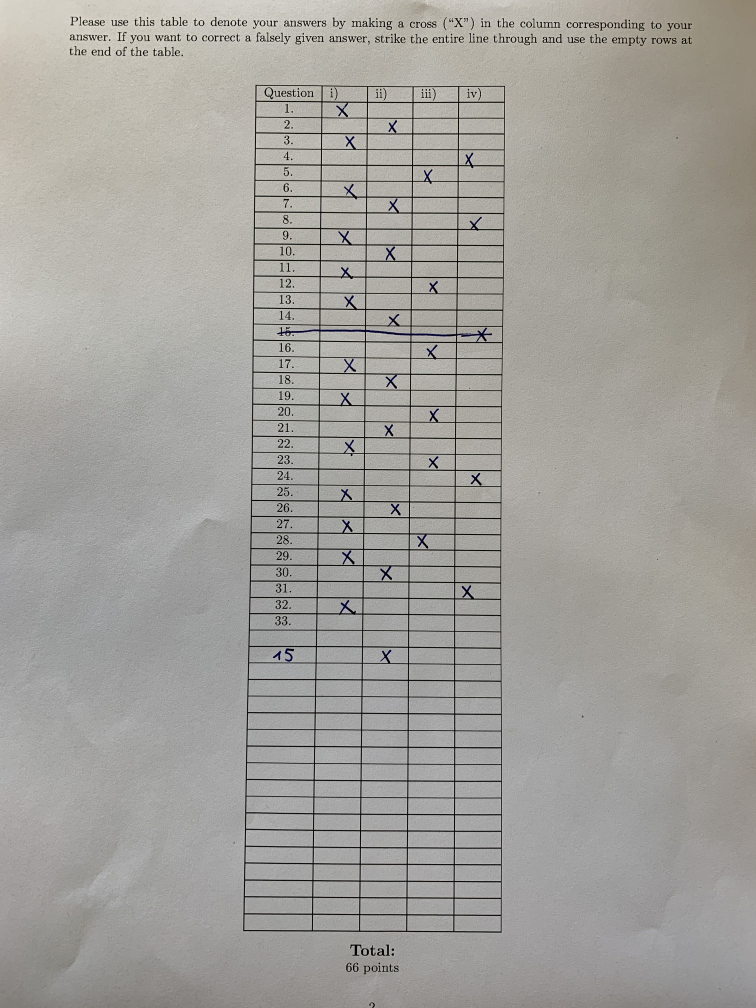
#> input picture test_images/IMG_0788.jpg, 3024 x 4032 px (shown at 1/4 size)
$ python SheetPreProcessing.py
#> lines starting #> are read from the running program, lines starting #| are printed output that depends on the picture; after the words box and inside, x2 and y2 are one past the last pixel; in counts of white or black regions, pixels touching at a corner belong together
#> further down, test is the input picture: shape (4032, 3024, 3); mean B, G, R 156, 160.7, 162.7
import cv2
import numpy as np
import copy

class SheetPreProcessing:

    def __init__(self):
        self.contours_horizon = None
        self.contours_vertical = None

    def find_sheet_contours(self, img):
        img_gray = cv2.cvtColor(img, cv2.COLOR_RGB2GRAY)
        ret, img_gray = cv2.threshold(img_gray, 100,  255, cv2.THRESH_BINARY_INV)
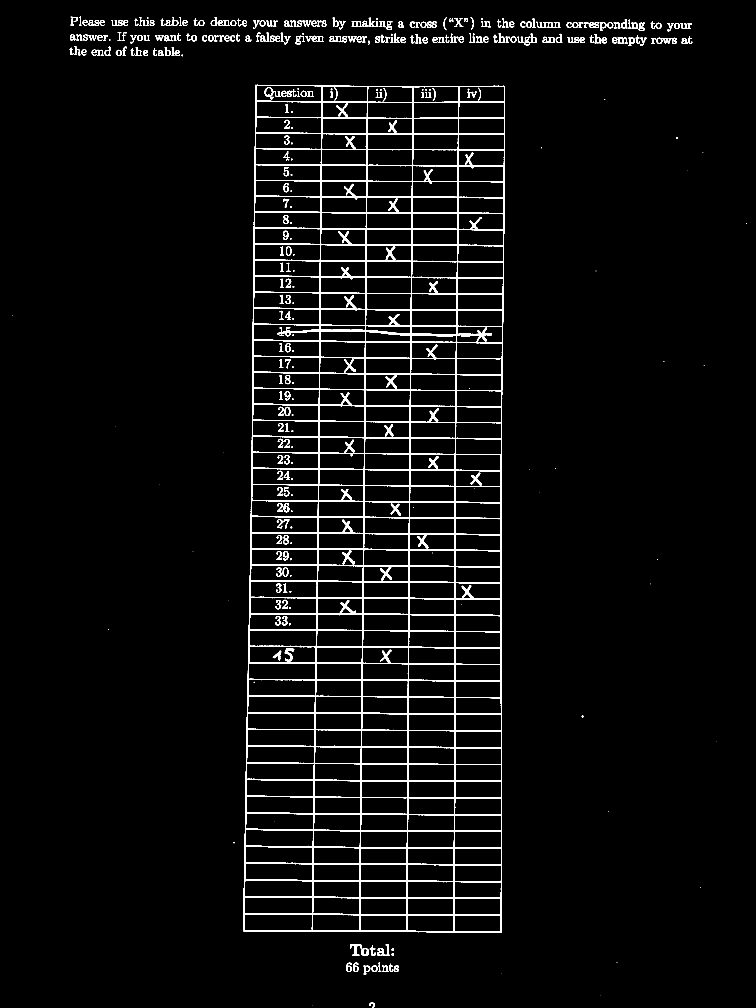
#> img_gray: shape (4032, 3024) (shown at 1/4 size); 3.2% white; 390 white regions (41 under 20 px), largest, box (x1, y1, x2, y2) and area: (973, 339, 2020, 3731) 321760, (1368, 2201, 1419, 2258) 910, (1543, 986, 1582, 1042) 835
        img_gray_horizon = img_gray.copy()
        img_gray_vertical = img_gray.copy()
        structsize = int(img_gray.shape[1]/30)
        hsize = (structsize, 1)
        vsize = (1, structsize)
        structure_horizon = cv2.getStructuringElement(cv2.MORPH_RECT, hsize)
        structure_vertical = cv2.getStructuringElement(cv2.MORPH_RECT, vsize)
        img_gray_horizon = cv2.erode(img_gray_horizon, structure_horizon, (-1, -1))
#> img_gray_horizon: shape (4032, 3024); 1.3% white; 61 white regions (6 under 20 px), largest, box (x1, y1, x2, y2) and area: (1023, 3721, 1958, 3730) 3777, (1025, 3585, 1958, 3595) 3746, (1024, 3654, 1957, 3663) 3713
        img_gray_horizon = cv2.dilate(img_gray_horizon, structure_horizon, (-1, -1))
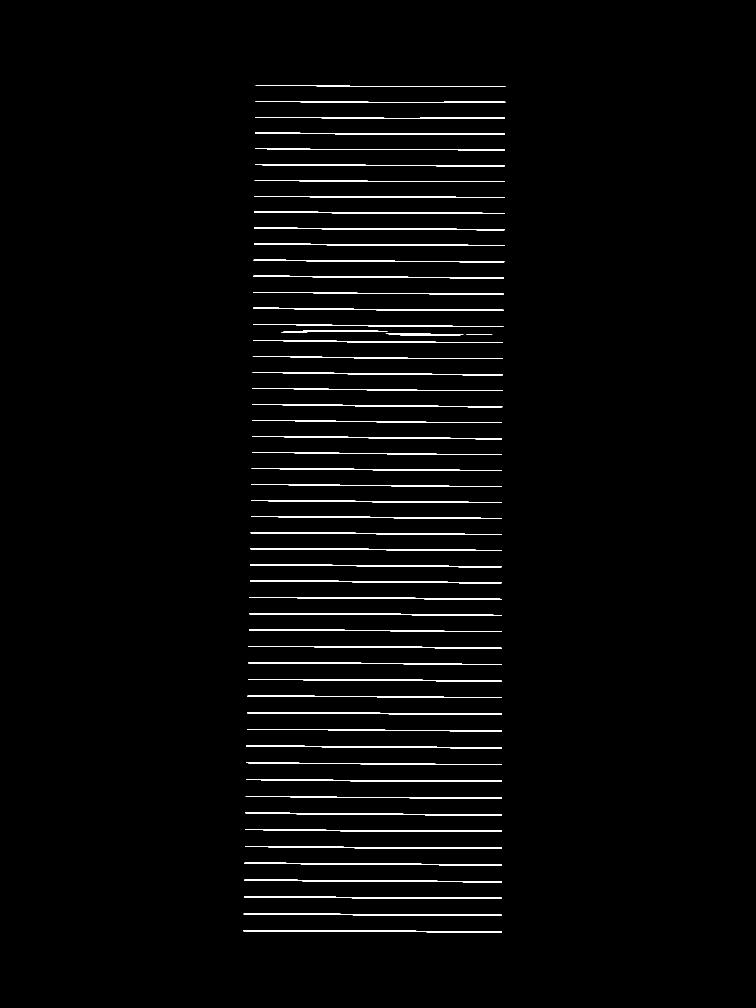
#> img_gray_horizon: shape (4032, 3024) (shown at 1/4 size); 1.7% white; 57 white regions, largest, box (x1, y1, x2, y2) and area: (976, 3585, 2008, 3595) 4736, (974, 3721, 2008, 3730) 4668, (980, 3384, 2008, 3395) 4661
        img_gray_vertical = cv2.erode(img_gray_vertical, structure_vertical, (-1, -1))
#> img_gray_vertical: shape (4032, 3024); 0.48% white; 6 white regions, box (x1, y1, x2, y2) and area: (1814, 394, 1836, 3680) 11418, (1625, 396, 1654, 3679) 10889, (1437, 394, 1472, 3678) 10275, (1248, 392, 1290, 3677) 9634, (974, 389, 1025, 3676) 8965, (2002, 394, 2019, 3682) 7826
        img_gray_vertical = cv2.dilate(img_gray_vertical, structure_vertical, (-1, -1))
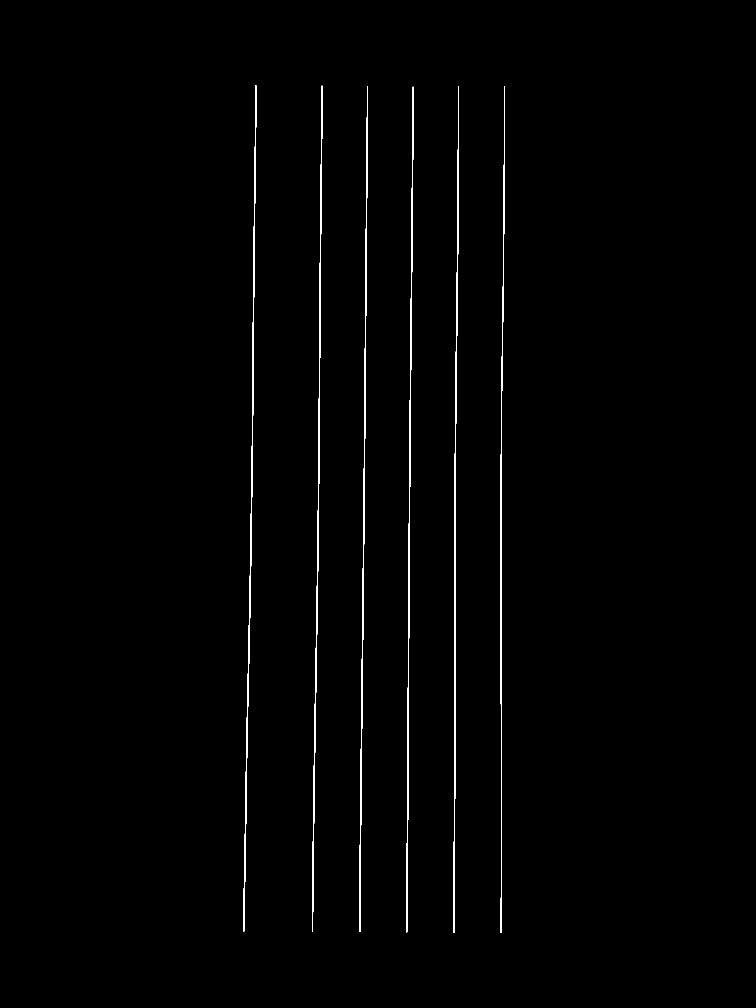
#> img_gray_vertical: shape (4032, 3024) (shown at 1/4 size); 0.65% white; 6 white regions
        self.contours_horizon, hierarchy = cv2.findContours(img_gray_horizon, cv2.RETR_CCOMP, cv2.CHAIN_APPROX_SIMPLE)
#> self.contours_horizon = 57 contours, 1 with area under 20; largest, box (x1, y1, x2, y2) and area: (976, 3585, 2008, 3595) 3702, (974, 3721, 2008, 3730) 3632, (980, 3384, 2008, 3395) 3630, (975, 3654, 2007, 3663) 3569, (986, 2982, 2008, 2993) 3562
        self.contours_vertical, hierarchy = cv2.findContours(img_gray_vertical, cv2.RETR_CCOMP, cv2.CHAIN_APPROX_SIMPLE)
#> self.contours_vertical = 6 contours; box (x1, y1, x2, y2) and area: (974, 340, 1025, 3726) 10627, (1248, 343, 1290, 3727) 10406, (1625, 347, 1654, 3729) 10376, (1437, 345, 1472, 3728) 10354, (1814, 345, 1836, 3730) 10208, (2002, 345, 2019, 3732) 6516


if __name__ == '__main__':

    test = cv2.imread('test_images/IMG_0788.jpg')
    parameter = SheetPreProcessing()
    parameter.find_sheet_contours(test)
    size = (test.shape[1], test.shape[0])
    output = np.zeros(size)
    cv2.drawContours(test, parameter.contours_horizon, -1, (0, 255, 255), 3)
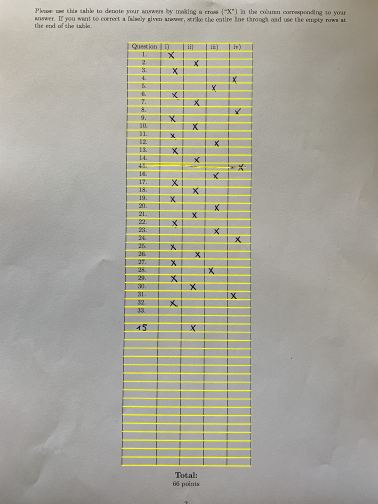
#> test: shape (4032, 3024, 3) (shown at 1/8 size); mean B, G, R 152.9, 166.6, 168.6
    cv2.drawContours(test, parameter.contours_vertical, -1, (0, 255, 255), 3)
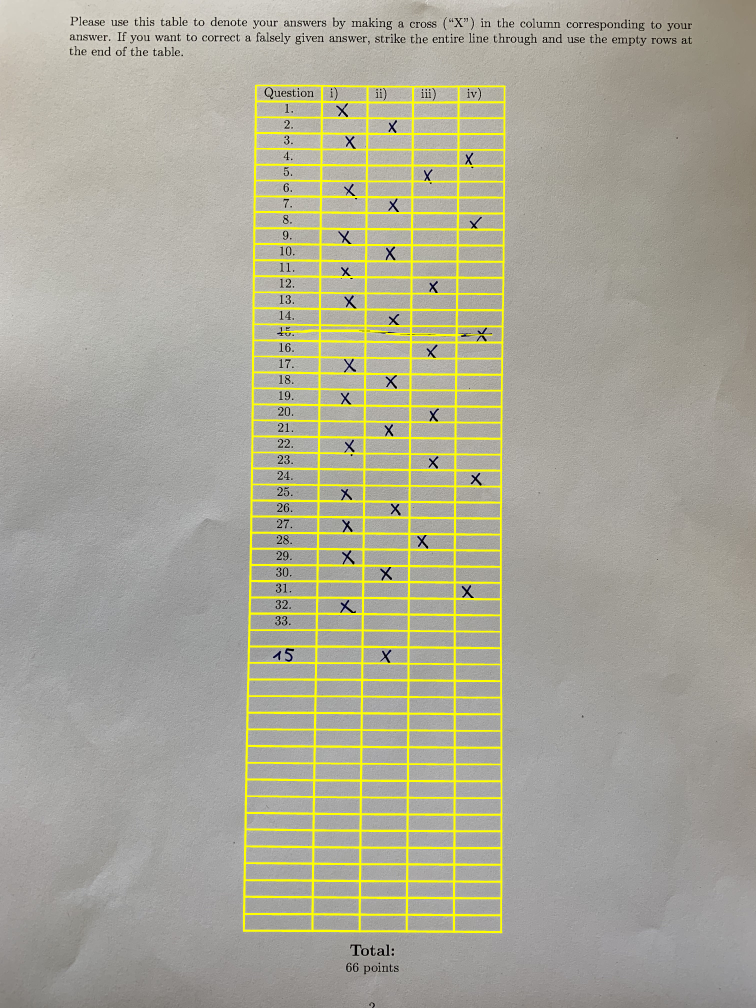
#> test: shape (4032, 3024, 3) (shown at 1/4 size); mean B, G, R 151.9, 168.5, 170.4
    output = cv2.resize(test, (int(test.shape[1]/2), int(test.shape[0]/2)))
    cv2.imshow("test", output)
    cv2.waitKey(0)

$ run again, with test_images/IMG_0787.jpg copied over test_images/IMG_0788.jpg
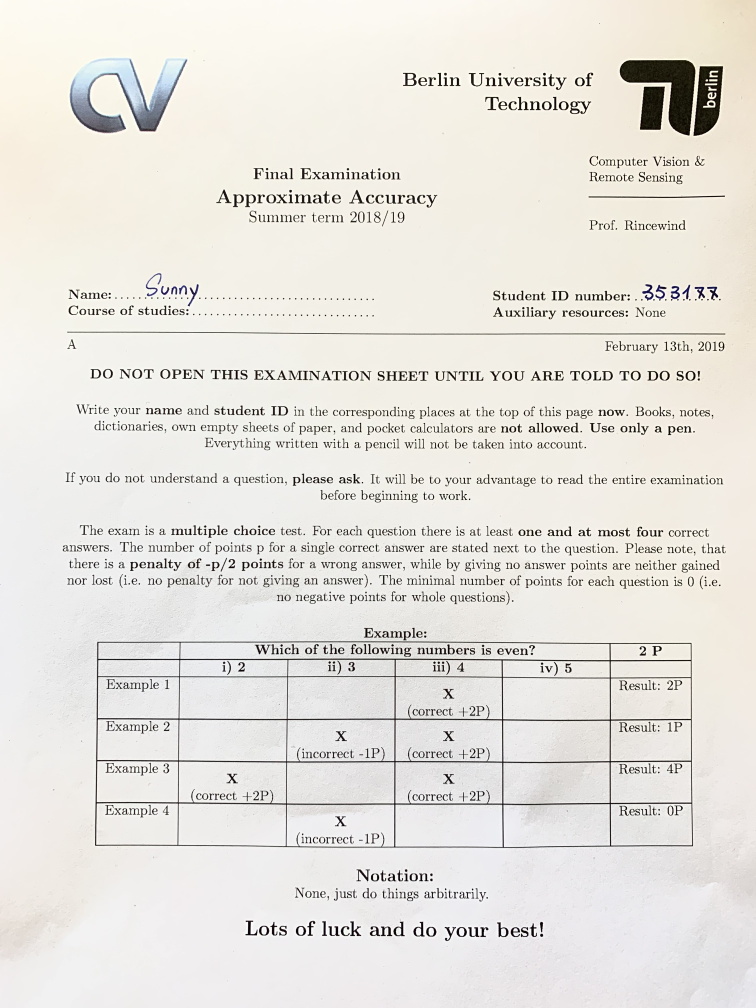
#> input picture test_images/IMG_0787.jpg, 3024 x 4032 px (shown at 1/4 size)
#> test is the input picture: shape (4032, 3024, 3); mean B, G, R 221.9, 227.5, 230.2
#> in find_sheet_contours, `ret, img_gray = cv2.threshold(img_gray, 100,  255, cv2.THRESH_BINARY_I..`:
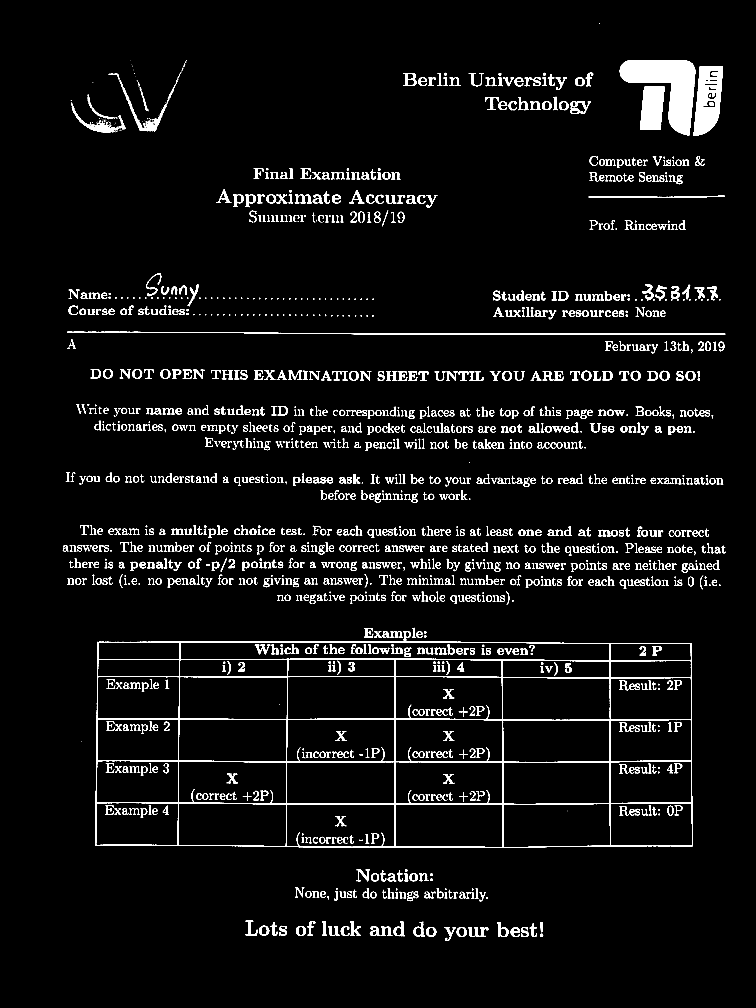
#> img_gray: shape (4032, 3024) (shown at 1/4 size); 4% white; 1901 white regions (279 under 20 px), largest, box (x1, y1, x2, y2) and area: (380, 2566, 2772, 3391) 76213, (2479, 241, 2781, 542) 43088, (2774, 265, 2892, 543) 20702
#> self.contours_horizon = 10 contours; largest, box (x1, y1, x2, y2) and area: (2480, 241, 2782, 330) 25131, (390, 2635, 2767, 2645) 6926, (388, 2873, 2767, 2883) 6887, (386, 3041, 2768, 3052) 6632, (384, 3209, 2770, 3219) 6482
#> self.contours_vertical = 11 contours; largest, box (x1, y1, x2, y2) and area: (2681, 242, 2775, 543) 24344, (2570, 348, 2650, 520) 12964, (2784, 267, 2824, 544) 8426, (2862, 266, 2885, 495) 3201, (2439, 2573, 2443, 3387) 2084
#> `cv2.drawContours(test, parameter.contours_horizon, -1, (0, 255, 255), 3)`:
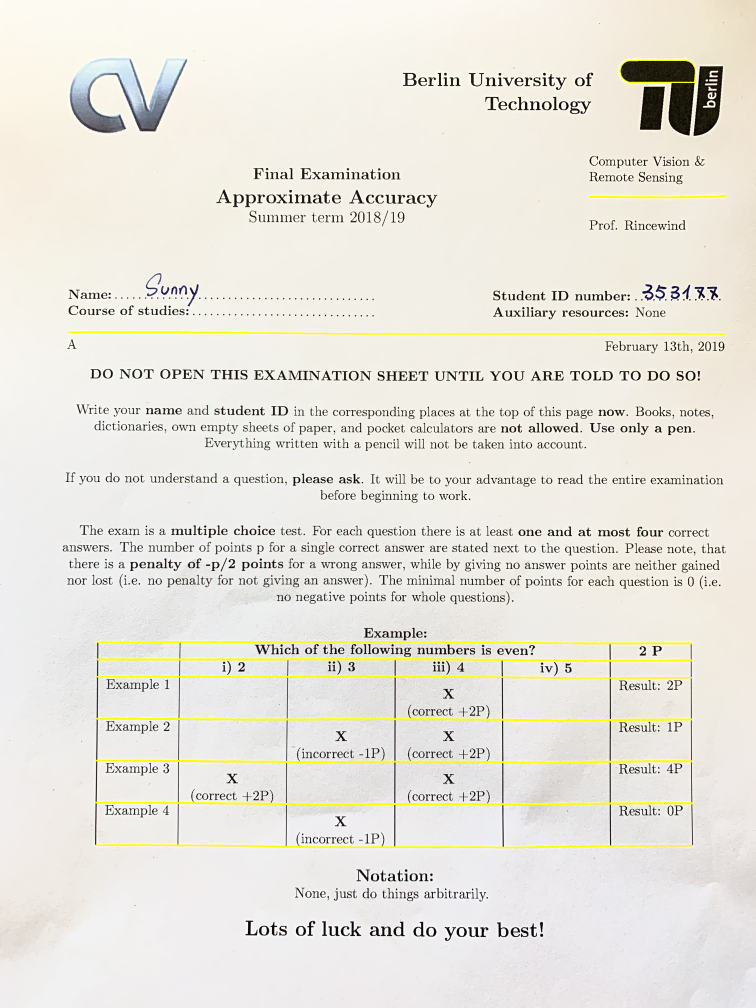
#> test: shape (4032, 3024, 3) (shown at 1/4 size); mean B, G, R 220.5, 229.1, 231.8
